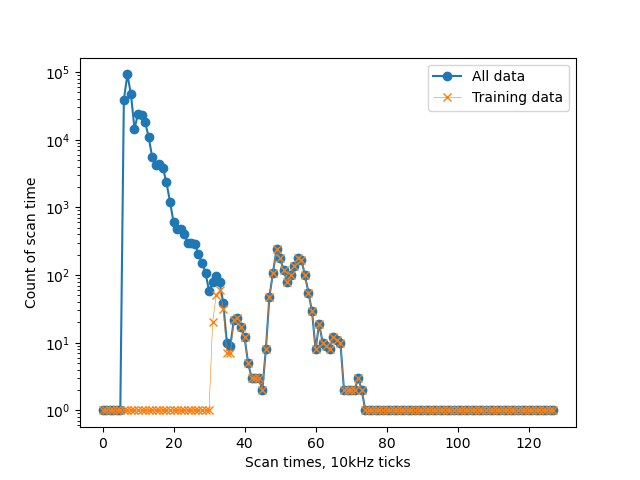

Generate this figure with Python:
"""
Plot histogram of scan time data in Data File L248 from
training_bubble_sort_running.htm, which is HTML version of
training_bubble_sort_running.pdf

Usage:

  python plot_scan_times_L248.py < training_bubble_sort_running.htm

"""
import os
import sys
import matplotlib.pyplot as plt

L248 = [1]*256
for lyne in sys.stdin:
    try:
        assert lyne.startswith('<p>L248:')
        toks = [s.strip() for s in lyne.strip().split()]
        assert 1 < len(toks)
        toks.reverse()
        offset = int(toks.pop()[8:])
        while True:
          L248[offset] += int(toks.pop())
          offset += 1
    except:
        if 'DEBUG' in os.environ:
            import traceback
            traceback.print_exc()
            sys.stderr.write(lyne)

alldata = L248[:128]
trainingdata = L248[128:]

plt.plot(alldata,'-o',label='All data')
plt.plot(trainingdata,'-x',lw=.4,label='Training data')
plt.legend()
plt.xlabel('Scan times, 10kHz ticks')
plt.ylabel('Count of scan time')
if not ('NOLOG' in os.environ): plt.yscale('log')
plt.show()
print(sum([a*b for a,b in enumerate(alldata)])*1e-4)
